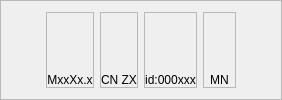
        <widget class="QFrame" name="frame_top">
         <property name="frameShape">
          <enum>QFrame::StyledPanel</enum>
         </property>
         <property name="frameShadow">
          <enum>QFrame::Raised</enum>
         </property>
         <layout class="QHBoxLayout" name="horizontalLayout_2" stretch="1,1,1,1,1,1">
          <item>
           <spacer name="horizontalSpacer">
            <property name="orientation">
             <enum>Qt::Horizontal</enum>
            </property>
            <property name="sizeHint" stdset="0">
             <size>
              <width>40</width>
              <height>20</height>
             </size>
            </property>
           </spacer>
          </item>
          <item>
           <widget class="QFrame" name="frame_00">
            <property name="mouseTracking">
             <bool>true</bool>
            </property>
            <property name="tabletTracking">
             <bool>true</bool>
            </property>
            <property name="focusPolicy">
             <enum>Qt::ClickFocus</enum>
            </property>
            <property name="styleSheet">
             <string notr="true">QFrame[selected=&quot;true&quot;] {
    border: 2px solid blue;
}
</string>
            </property>
            <property name="frameShape">
             <enum>QFrame::StyledPanel</enum>
            </property>
            <property name="frameShadow">
             <enum>QFrame::Raised</enum>
            </property>
            <layout class="QVBoxLayout" name="verticalLayout_11" stretch="4,0">
             <property name="spacing">
              <number>0</number>
             </property>
             <property name="leftMargin">
              <number>0</number>
             </property>
             <property name="topMargin">
              <number>0</number>
             </property>
             <property name="rightMargin">
              <number>0</number>
             </property>
             <property name="bottomMargin">
              <number>0</number>
             </property>
             <item>
              <widget class="QLabel" name="videoContainer_00">
               <property name="sizePolicy">
                <sizepolicy hsizetype="Expanding" vsizetype="Expanding">
                 <horstretch>0</horstretch>
                 <verstretch>0</verstretch>
                </sizepolicy>
               </property>
               <property name="font">
                <font>
                 <pointsize>21</pointsize>
                </font>
               </property>
               <property name="mouseTracking">
                <bool>true</bool>
               </property>
               <property name="text">
                <string/>
               </property>
               <property name="textFormat">
                <enum>Qt::RichText</enum>
               </property>
               <property name="pixmap">
                <pixmap resource="resources.qrc">:/icons8-video-48.png</pixmap>
               </property>
               <property name="scaledContents">
                <bool>false</bool>
               </property>
              </widget>
             </item>
             <item>
              <widget class="QLabel" name="text_result_00">
               <property name="enabled">
                <bool>true</bool>
               </property>
               <property name="sizePolicy">
                <sizepolicy hsizetype="MinimumExpanding" vsizetype="MinimumExpanding">
                 <horstretch>0</horstretch>
                 <verstretch>0</verstretch>
                </sizepolicy>
               </property>
               <property name="text">
                <string>MxxXx.x</string>
               </property>
               <property name="alignment">
                <set>Qt::AlignCenter</set>
               </property>
              </widget>
             </item>
            </layout>
           </widget>
          </item>
          <item>
           <widget class="QFrame" name="frame_01">
            <property name="mouseTracking">
             <bool>true</bool>
            </property>
            <property name="frameShape">
             <enum>QFrame::StyledPanel</enum>
            </property>
            <property name="frameShadow">
             <enum>QFrame::Raised</enum>
            </property>
            <layout class="QVBoxLayout" name="verticalLayout_15" stretch="4,0">
             <property name="spacing">
              <number>0</number>
             </property>
             <property name="leftMargin">
              <number>0</number>
             </property>
             <property name="topMargin">
              <number>0</number>
             </property>
             <property name="rightMargin">
              <number>0</number>
             </property>
             <property name="bottomMargin">
              <number>0</number>
             </property>
             <item>
              <widget class="QLabel" name="videoContainer_01">
               <property name="sizePolicy">
                <sizepolicy hsizetype="Expanding" vsizetype="Expanding">
                 <horstretch>0</horstretch>
                 <verstretch>0</verstretch>
                </sizepolicy>
               </property>
               <property name="font">
                <font>
                 <pointsize>10</pointsize>
                </font>
               </property>
               <property name="mouseTracking">
                <bool>true</bool>
               </property>
               <property name="text">
                <string/>
               </property>
               <property name="pixmap">
                <pixmap resource="resources.qrc">:/icons8-video-48.png</pixmap>
               </property>
              </widget>
             </item>
             <item>
              <widget class="QLabel" name="text_result_01">
               <property name="text">
                <string>CN ZX</string>
               </property>
               <property name="alignment">
                <set>Qt::AlignCenter</set>
               </property>
              </widget>
             </item>
            </layout>
           </widget>
          </item>
          <item>
           <widget class="QFrame" name="frame_02">
            <property name="mouseTracking">
             <bool>true</bool>
            </property>
            <property name="frameShape">
             <enum>QFrame::StyledPanel</enum>
            </property>
            <property name="frameShadow">
             <enum>QFrame::Raised</enum>
            </property>
            <layout class="QVBoxLayout" name="verticalLayout_16" stretch="4,0">
             <property name="spacing">
              <number>0</number>
             </property>
             <property name="leftMargin">
              <number>0</number>
             </property>
             <property name="topMargin">
              <number>0</number>
             </property>
             <property name="rightMargin">
              <number>0</number>
             </property>
             <property name="bottomMargin">
              <number>0</number>
             </property>
             <item>
              <widget class="QLabel" name="videoContainer_02">
               <property name="sizePolicy">
                <sizepolicy hsizetype="Expanding" vsizetype="Expanding">
                 <horstretch>0</horstretch>
                 <verstretch>0</verstretch>
                </sizepolicy>
               </property>
               <property name="font">
                <font>
                 <pointsize>10</pointsize>
                </font>
               </property>
               <property name="mouseTracking">
                <bool>true</bool>
               </property>
               <property name="text">
                <string/>
               </property>
               <property name="pixmap">
                <pixmap resource="resources.qrc">:/icons8-video-48.png</pixmap>
               </property>
              </widget>
             </item>
             <item>
              <widget class="QLabel" name="text_result_02">
               <property name="text">
                <string>id:000xxx</string>
               </property>
               <property name="alignment">
                <set>Qt::AlignCenter</set>
               </property>
              </widget>
             </item>
            </layout>
           </widget>
          </item>
          <item>
           <widget class="QFrame" name="frame_03">
            <property name="mouseTracking">
             <bool>true</bool>
            </property>
            <property name="frameShape">
             <enum>QFrame::StyledPanel</enum>
            </property>
            <property name="frameShadow">
             <enum>QFrame::Raised</enum>
            </property>
            <layout class="QVBoxLayout" name="verticalLayout_17" stretch="0,0">
             <property name="spacing">
              <number>0</number>
             </property>
             <property name="leftMargin">
              <number>0</number>
             </property>
             <property name="topMargin">
              <number>0</number>
             </property>
             <property name="rightMargin">
              <number>0</number>
             </property>
             <property name="bottomMargin">
              <number>0</number>
             </property>
             <item>
              <widget class="QLabel" name="videoContainer_03">
               <property name="sizePolicy">
                <sizepolicy hsizetype="Expanding" vsizetype="Expanding">
                 <horstretch>0</horstretch>
                 <verstretch>0</verstretch>
                </sizepolicy>
               </property>
               <property name="font">
                <font>
                 <pointsize>10</pointsize>
                </font>
               </property>
               <property name="mouseTracking">
                <bool>true</bool>
               </property>
               <property name="text">
                <string/>
               </property>
               <property name="textFormat">
                <enum>Qt::AutoText</enum>
               </property>
               <property name="pixmap">
                <pixmap resource="resources.qrc">:/icons8-video-48.png</pixmap>
               </property>
              </widget>
             </item>
             <item>
              <widget class="QLabel" name="text_result_03">
               <property name="text">
                <string>MN</string>
               </property>
               <property name="alignment">
                <set>Qt::AlignCenter</set>
               </property>
              </widget>
             </item>
            </layout>
           </widget>
          </item>
          <item>
           <spacer name="horizontalSpacer_2">
            <property name="orientation">
             <enum>Qt::Horizontal</enum>
            </property>
            <property name="sizeHint" stdset="0">
             <size>
              <width>40</width>
              <height>20</height>
             </size>
            </property>
           </spacer>
          </item>
         </layout>
        </widget>
